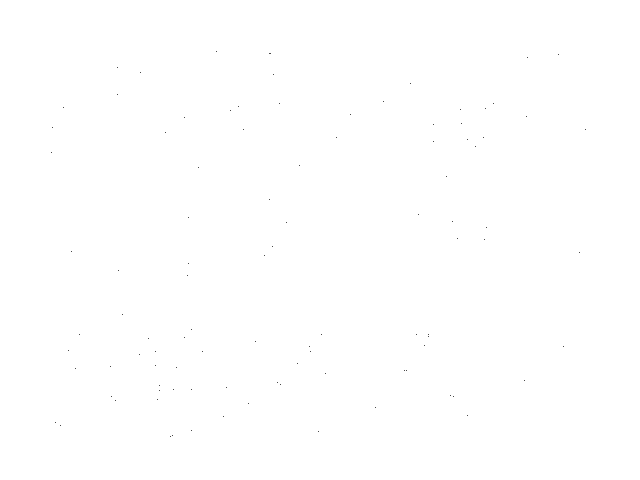
Frame 1 (no input)
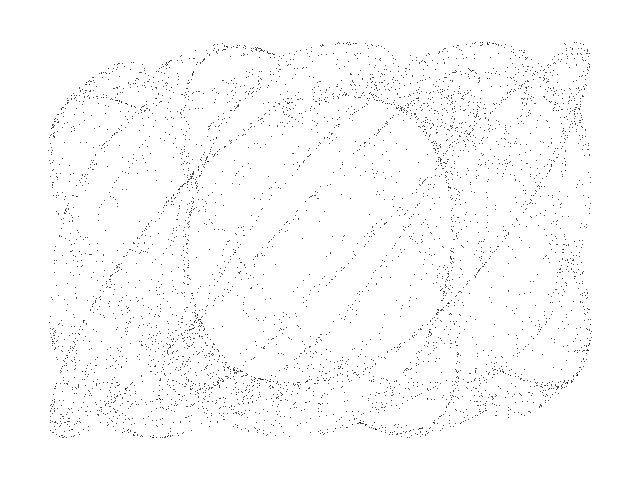
Frame 60 (the mouse pressed at the canvas centre just before this capture)
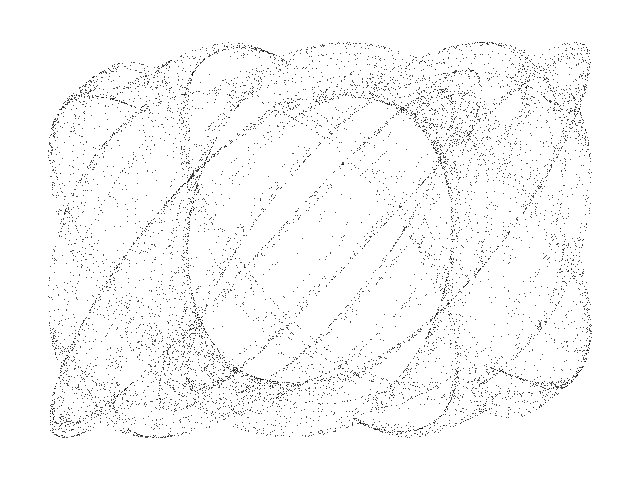
Frame 120 (the mouse held since frame 60 and released just before this capture)

The Processing sketch that drew these frames (run headless with seeded random() and noise(); from frame 60 on, the mouse is pressed at the canvas centre):

// Processing sketch: Dream_B
// ── Dream_B.pde
// Fractal-Dream B chaotic map //

  float x = 1.0;
  float y = 1.0;
  float a = -2.9585;
  float b = -2.2965;
  float c = -2.8829;
  float d = -0.1622;


void setup() {
  
  size(640,480);
  background(255);
  
}


void draw() {
  
  for (int i=0; i<100; i++) {
    
    float nx = x;
    float ny = y;
     
    x = sin(ny * b) + c * sin(nx * b);
    y = sin(nx * a) + d * sin(ny * a);

    point(320 + (70 * x), 240 + (170 * y));
        
  }

}
